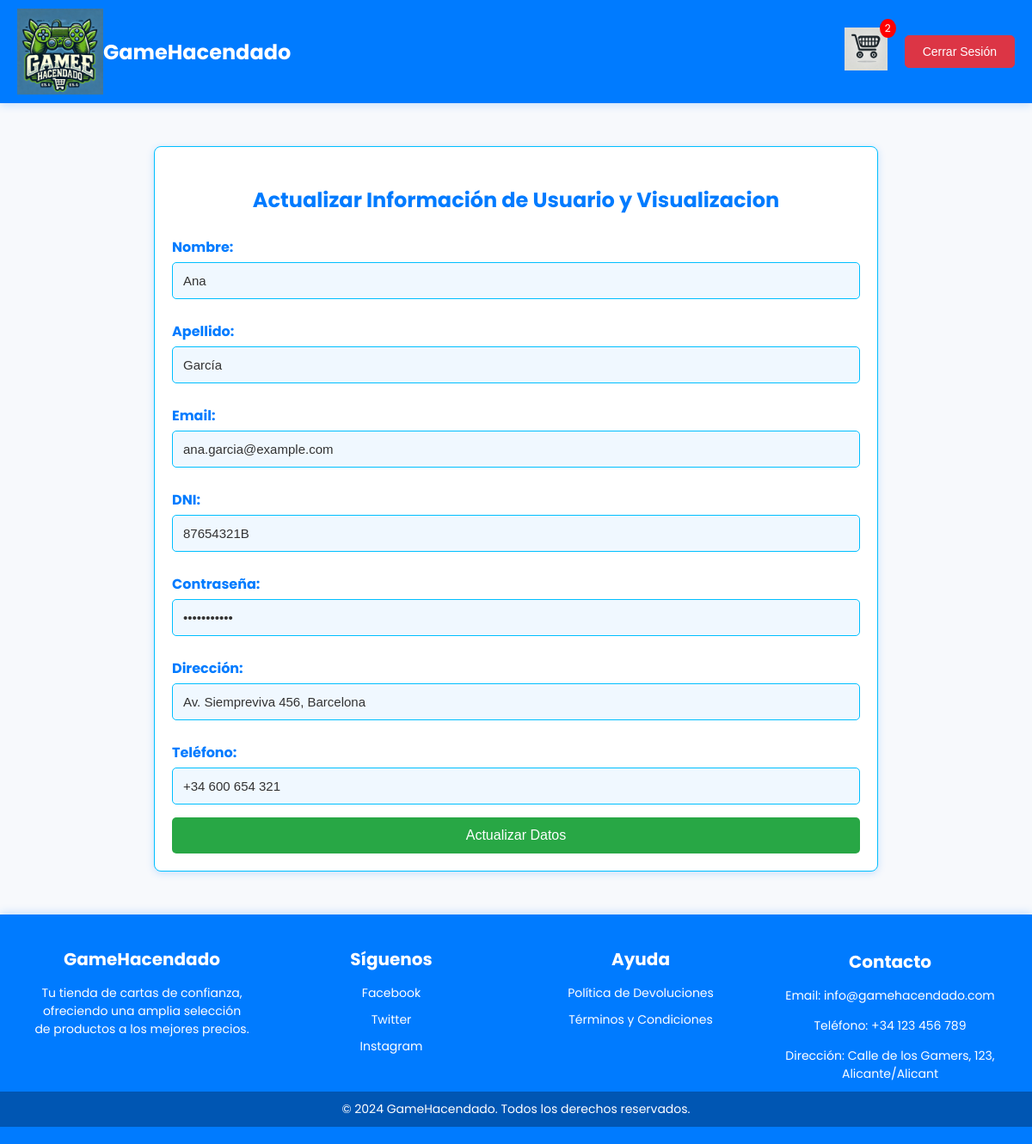
The page /perfil.php (signed in) on the database its author committed.
### tables this page shows
CREATE TABLE
    Usuario (
        id BIGINT AUTO_INCREMENT PRIMARY KEY,
        nombre VARCHAR(255) NOT NULL,
        apellido VARCHAR(255) NOT NULL,
        email VARCHAR(255) NOT NULL UNIQUE,
        dni VARCHAR(255) NOT NULL UNIQUE,
        contraseña VARCHAR(255) NOT NULL,
        rol VARCHAR(50) NOT NULL,
        direccion VARCHAR(800) NOT NULL,
        telefono VARCHAR(50) NOT NULL
    );

### config/ConexionBD.php (called while the page is built, shortened)
<?php
class conexionBD
{
    private $conBd;
    public function conectar()
    {
        $this->conBd = new mysqli("localhost", "root", "", "bd_gamehacendado");
    }
    function querySelectUno($query)
    {
        $resultado = $this->conBd->query($query);
        if ($resultado->num_rows > 0) {
            return $resultado->fetch_assoc();
        } else {
            return false;
        }
    }
}
$bd = new conexionBD();

### public/perfil.php (the view, shortened to what this page needs)
<!DOCTYPE html>
<html lang="es">
<head>
    <link rel="stylesheet" href="../assets/css/perfil.css">
    <?php
    include '../includes/header.php';
    if (isset($_SESSION['id'])) {
        $idUsuario = $_SESSION['id'];
        $bd->conectar();
        $query = "SELECT * FROM Usuario WHERE id = $idUsuario";
        $Usuario = $bd->querySelectUno($query);
    }
    ?>
</head>
<body>
    <?php if (!empty($Usuario)): ?>
        <div class="usuario">
            <h3>Actualizar Información de Usuario y Visualizacion</h3>
            <form action="<?php echo htmlspecialchars($_SERVER['PHP_SELF']); ?>" method="post">
                <label for="nombre">Nombre:</label>
                <input type="text" id="nombre" name="nombre" value="<?php echo htmlspecialchars($Usuario['nombre']); ?>" required>
                <label for="apellido">Apellido:</label>
                <input type="text" id="apellido" name="apellido" value="<?php echo htmlspecialchars($Usuario['apellido']); ?>" required>
                <label for="email">Email:</label>
                <input type="email" id="email" name="email" value="<?php echo htmlspecialchars($Usuario['email']); ?>" required>
                <label for="dni">DNI:</label>
                <input type="text" id="dni" name="dni" value="<?php echo htmlspecialchars($Usuario['dni']); ?>" required>
                <label for="contra">Contraseña:</label>
                <input type="password" id="contra" name="contra" value="<?php echo htmlspecialchars($Usuario['contraseña']); ?>" required>
                <label for="direccion">Dirección:</label>
                <input type="text" id="direccion" name="direccion" value="<?php echo htmlspecialchars($Usuario['direccion']); ?>" required>
                <label for="telefono">Teléfono:</label>
                <input type="text" id="telefono" name="telefono" value="<?php echo htmlspecialchars($Usuario['telefono']); ?>" required>
                <input type="submit" value="Actualizar Datos">
            </form>
        </div>
    <?php else: ?>
        <p class="no-datos">No se encontraron datos de usuario.</p>
    <?php endif; ?>
</body>
<?php include '../includes/footer.php'; ?>
</html>

### assets/css/perfil.css (style rules this page uses)
body { font-family: 'Poppins', sans-serif; background-color: #f7f9fc; margin: 0; padding: 0; }
.usuario { width: 100%; max-width: 800px; margin: 50px auto; padding: 20px; background-color: #ffffff; border: 1px solid #00bfff; border-radius: 8px; box-shadow: 0px 2px 10px rgba(0, 123, 255, 0.2); }
.usuario h3 { font-size: 24px; color: #007bff; margin-bottom: 15px; text-align: center; }
.usuario form { display: flex; flex-direction: column; }
.usuario label { font-weight: bold; margin: 10px 0 5px; color: #007bff; }
.usuario input[type="text"], .usuario input[type="email"], .usuario input[type="password"] { width: 100%; padding: 12px; margin-bottom: 15px; border: 1px solid #00bfff; border-radius: 5px; box-sizing: border-box; font-size: 15px; background-color: #f0f8ff; color: #333; }
.usuario input[type="submit"] { padding: 12px; background-color: #28a745; border: none; color: white; font-size: 16px; border-radius: 5px; cursor: pointer; transition: background-color 0.3s ease, box-shadow 0.3s ease; }

### rows shown on the page
usuario: nombre "Ana", apellido "García", email "ana.garcia@example.com", dni "87654321B", direccion "Av. Siempreviva 456, Barcelona", telefono "+34 600 654 321"

### other values the page prints
$_SESSION['carrito-contador'] "2"
